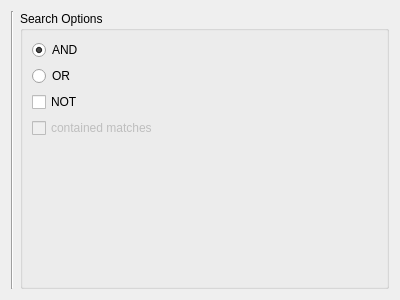
<?xml version="1.0" encoding="UTF-8"?>
<ui version="4.0">
 <class>TabWidgetSearch</class>
 <widget class="QWidget" name="TabWidgetSearch">
  <property name="geometry">
   <rect>
    <x>0</x>
    <y>0</y>
    <width>400</width>
    <height>300</height>
   </rect>
  </property>
  <property name="windowTitle">
   <string>Form</string>
  </property>
  <layout class="QVBoxLayout" name="verticalLayout">
   <item>
    <layout class="QHBoxLayout" name="horizontalLayout">
     <item>
      <layout class="QVBoxLayout" name="layoutLabels"/>
     </item>
     <item>
      <layout class="QVBoxLayout" name="layoutLineedits"/>
     </item>
     <item>
      <widget class="Line" name="line_2">
       <property name="orientation">
        <enum>Qt::Vertical</enum>
       </property>
      </widget>
     </item>
     <item>
      <widget class="QGroupBox" name="groupBox">
       <property name="title">
        <string>Search Options</string>
       </property>
       <layout class="QVBoxLayout" name="verticalLayout_4">
        <item>
         <widget class="QRadioButton" name="radiobuttonAnd">
          <property name="text">
           <string>AND</string>
          </property>
          <property name="checked">
           <bool>true</bool>
          </property>
         </widget>
        </item>
        <item>
         <widget class="QRadioButton" name="radiobuttonOr">
          <property name="text">
           <string>OR</string>
          </property>
         </widget>
        </item>
        <item>
         <widget class="QCheckBox" name="checkboxInvert">
          <property name="text">
           <string>NOT</string>
          </property>
         </widget>
        </item>
        <item>
         <widget class="QCheckBox" name="checkboxContained">
          <property name="enabled">
           <bool>false</bool>
          </property>
          <property name="text">
           <string>contained matches</string>
          </property>
         </widget>
        </item>
        <item>
         <spacer name="verticalSpacer">
          <property name="orientation">
           <enum>Qt::Vertical</enum>
          </property>
          <property name="sizeHint" stdset="0">
           <size>
            <width>20</width>
            <height>40</height>
           </size>
          </property>
         </spacer>
        </item>
       </layout>
      </widget>
     </item>
    </layout>
   </item>
  </layout>
 </widget>
 <resources/>
 <connections/>
</ui>
